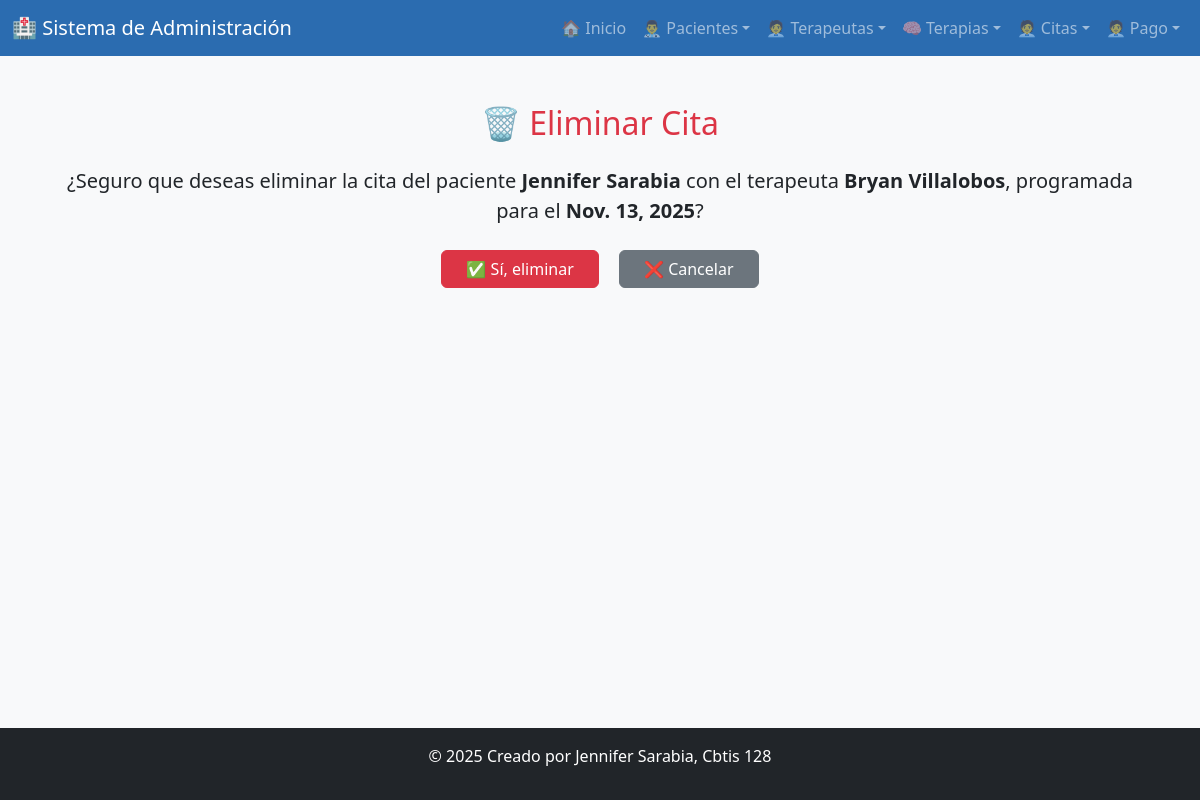
The page /borrar_cita/3/ on the database its author committed.
### app_paciente/models.py (models this page shows, shortened)
class Cita(models.Model):
    fecha = models.DateField()
    hora = models.TimeField()
    motivo = models.CharField(max_length=200)
    estado = models.CharField(max_length=50, choices=[
        ('pendiente', 'Pendiente'),
        ('confirmada', 'Confirmada'),
        ('cancelada', 'Cancelada'),
        ('finalizada', 'Finalizada'),
    ])
    paciente = models.ForeignKey('Paciente', on_delete=models.CASCADE)
    terapeuta = models.ForeignKey('Terapeuta', on_delete=models.CASCADE)

class Paciente(models.Model):
    nom_pac = models.CharField(max_length=100)
    ape_pac = models.CharField(max_length=100)
    edad_pac = models.PositiveIntegerField()
    genero_pac = models.CharField(max_length=20)
    tel_pac = models.CharField(max_length=15)
    correo_pac = models.EmailField(max_length=80, unique=True)
    direccion_pac = models.CharField(max_length=120)
    fecha_reg_pac = models.DateTimeField(auto_now_add=True)

class Terapeuta(models.Model):
    nom_tep = models.CharField(max_length=100)
    ape_tep = models.CharField(max_length=100)
    especialidad_tep = models.CharField(max_length=100, choices=[
        ('Física', 'Física'),
        ('Psicológica', 'Psicológica'),
        ('Ocupacional', 'Ocupacional'),
        ('Lenguaje', 'Lenguaje'),
        ('Otra', 'Otra'),
    ])
    tel_tep = models.CharField(max_length=15)
    correo_tep = models.EmailField(max_length=80, unique=True)
    horario_tep = models.CharField(max_length=50, default='Lunes a Viernes')
    experiencia_tep = models.PositiveIntegerField(help_text="Años de experiencia")

### app_paciente/views.py (the view)
# urls.py: path('borrar_cita/<int:id>/', views.borrar_cita, name='borrar_cita'),
def borrar_cita(request, id):
    cita = get_object_or_404(Cita, id=id)
    if request.method == 'POST':
        cita.delete()
        return redirect('ver_citas')
    return render(request, 'citas/borrar_cita.html', {'cita': cita})

### app_paciente/templates/citas/borrar_cita.html (shortened to what this page needs)
{% extends 'base.html' %}
{% block content %}
<div class="container mt-5">
  <h2 class="mb-4 text-danger text-center">🗑️ Eliminar Cita</h2>
  <p class="text-center fs-5">
    ¿Seguro que deseas eliminar la cita del paciente
    <strong>{{ cita.paciente.nom_pac }} {{ cita.paciente.ape_pac }}</strong>
    con el terapeuta
    <strong>{{ cita.terapeuta.nom_tep }} {{ cita.terapeuta.ape_tep }}</strong>,
    programada para el <strong>{{ cita.fecha }}</strong>?
  </p>
  <form method="post" class="text-center mt-4">
      <button type="submit" class="btn btn-danger px-4">✅ Sí, eliminar</button>
      <a href="{% url 'ver_citas' %}" class="btn btn-secondary ms-3 px-4">❌ Cancelar</a>
  </form>
</div>
{% endblock %}

### rows shown on the page
Cita: paciente.nom_pac "Jennifer", paciente.ape_pac "Sarabia", terapeuta.nom_tep "Bryan", terapeuta.ape_tep "Villalobos", fecha "Nov. 13, 2025"
